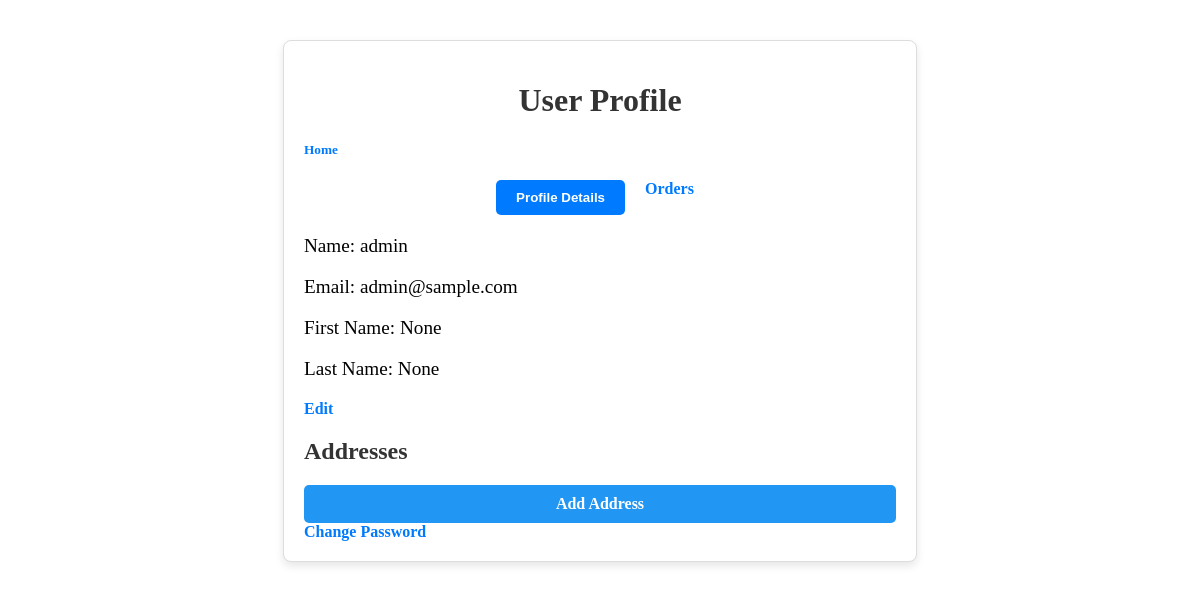
The page /user/user_profile/ (signed in) on the database as committed earlier.
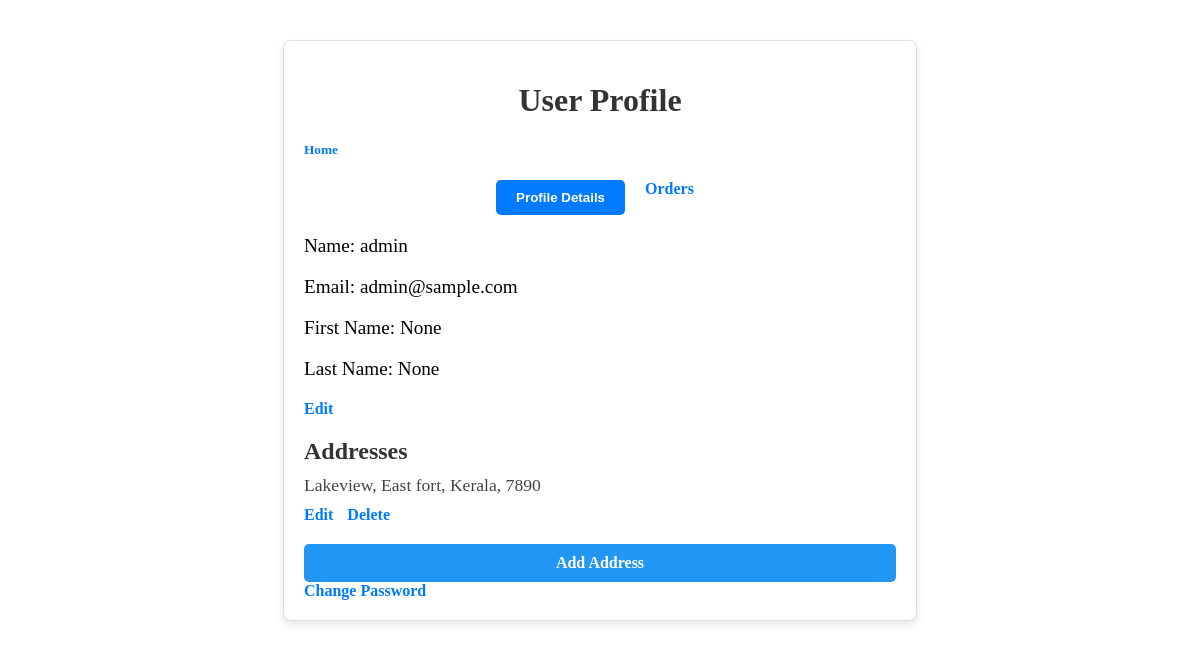
The same page on the database as committed later.
### user/models.py (models this page shows)
class Address(models.Model):
    users = models.ForeignKey('MyUser',on_delete=models.CASCADE, related_name='addresses')
    street = models.CharField(max_length=100)
    city=models.CharField(max_length=100)
    district=models.CharField(max_length=100)
    state=models.CharField(max_length=100)
    pincode=models.IntegerField()

### user/views.py (the view)
# urls.py: path('user_profile/',user_profile,name='user_profile'),
@login_required
def user_profile(request):
    if request.user.is_authenticated:
        user = request.user
        addresses = user.addresses.all()
        context = {'profile_user': user, 'addresses': addresses}
        return render(request, 'user/user_profile.html', context)
    return redirect('user_login')

### user/templates/user/user_profile.html (shortened to what this page needs)
<div style="width: 50%; margin: 40px auto; background-color: #ffffff; border: 1px solid #ddd; padding: 20px; box-shadow: 0 4px 8px rgba(0, 0, 0, 0.1); border-radius: 8px;">
    <h1 style="text-align: center; font-size: 2rem; color: #333;">User Profile</h1><h5><a href = "{% url 'home' %}" style="text-decoration: none; color: #007bff;">Home</h5></a>
    <div style="display: flex; justify-content: center; gap: 20px; margin-bottom: 20px;">
        <button id="profile-details-btn" style="padding: 10px 20px; background-color: #007bff; color: white; border: none; border-radius: 5px; cursor: pointer; font-weight: bold; transition: background-color 0.3s ease;">
            Profile Details
        </button>
        <a href="{% url 'order_success' %}" style="text-decoration: none; color: #007bff; font-weight: bold; margin-right: 10px; transition: color 0.3s ease;">Orders</a>
    </div>
    <div id="profile-details-section" style="font-size: 1.2rem; margin-bottom: 20px;">
        <p>Name: {{ profile_user.username }}</p>
        <p>Email: {{ profile_user.email }}</p>
        <p>First Name: {{ profile_user.first_name }}</p>
        <p>Last Name: {{ profile_user.last_name }}</p>
    </div>
    <div style="margin-top: 5px;">
        <a href="{% url 'edit_profile' %}" style="text-decoration: none; color: #007bff; font-weight: bold; margin-right: 10px; transition: color 0.3s ease;">Edit</a>
    </div>
    <div id="addresses-section">
        <h2 style="font-size: 1.5rem; margin-bottom: 10px; color: #333;">Addresses</h2>
        {% for address in addresses %}
            <p style="margin: 10px 0; font-size: 1.1rem; color: #444;">
                {{ address.street }}, {{ address.city }}, {{ address.state }}, {{ address.pincode }}
            </p>
            <div style="margin-top: 5px;">
                <a href="{% url 'edit_address' address.id %}" style="text-decoration: none; color: #007bff; font-weight: bold; margin-right: 10px; transition: color 0.3s ease;">Edit</a>
                <a href="{% url 'delete_address' address.id %}" style="text-decoration: none; color: #007bff; font-weight: bold; transition: color 0.3s ease;">Delete</a>
            </div>
        {% endfor %}
        <a href="{% url 'add_address' %}" style="display: block; margin-top: 20px; padding: 10px 15px; background-color:  #2196F3; color: #ffffff; text-align: center; border-radius: 5px; text-decoration: none; font-weight: bold; transition: background-color 0.3s ease;">Add Address</a>
    </div>
        <div>
        <a href="{% url 'change_password' %}" style="text-decoration: none; color: #007bff; font-weight: bold; margin-right: 10px; margin-top: 100px; transition: color 0.3s ease;">Change Password</a>
    </div>
</div>

Rows that differ between the two databases and show on the page:
added Address: street "Lakeview", city "East fort", state "Kerala", pincode "7890"
